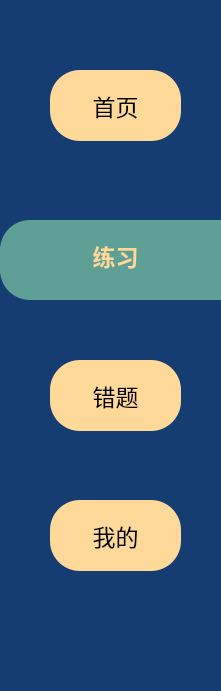
    <widget class="QFrame" name="frame_9">
     <property name="geometry">
      <rect>
       <x>40</x>
       <y>40</y>
       <width>221</width>
       <height>691</height>
      </rect>
     </property>
     <property name="styleSheet">
      <string notr="true">QFrame{
	background-color: rgb(21,61,114);
	border-top-left-radius:30px;
	border-bottom-left-radius:30px;
}</string>
     </property>
     <property name="frameShape">
      <enum>QFrame::StyledPanel</enum>
     </property>
     <property name="frameShadow">
      <enum>QFrame::Raised</enum>
     </property>
     <widget class="QPushButton" name="Bt_wrong_1">
      <property name="geometry">
       <rect>
        <x>50</x>
        <y>360</y>
        <width>131</width>
        <height>71</height>
       </rect>
      </property>
      <property name="font">
       <font>
        <pointsize>17</pointsize>
        <weight>50</weight>
        <bold>false</bold>
       </font>
      </property>
      <property name="styleSheet">
       <string notr="true">QPushButton{
	background-color: rgb(255, 217, 154);
	color: rgb(0, 0, 0);
	border-radius:30px

}
QPushButton:pressed{
	padding-left:5px;
	padding-top:5px;
}</string>
      </property>
      <property name="text">
       <string>错题</string>
      </property>
     </widget>
     <widget class="QPushButton" name="Bt_setting_1">
      <property name="geometry">
       <rect>
        <x>50</x>
        <y>500</y>
        <width>131</width>
        <height>71</height>
       </rect>
      </property>
      <property name="font">
       <font>
        <pointsize>17</pointsize>
        <weight>50</weight>
        <bold>false</bold>
       </font>
      </property>
      <property name="styleSheet">
       <string notr="true">QPushButton{
	background-color: rgb(255, 217, 154);
	color: rgb(0, 0, 0);
	border-radius:30px

}
QPushButton:pressed{
	padding-left:5px;
	padding-top:5px;
}</string>
      </property>
      <property name="text">
       <string>我的</string>
      </property>
     </widget>
     <widget class="QFrame" name="frame_10">
      <property name="geometry">
       <rect>
        <x>0</x>
        <y>220</y>
        <width>221</width>
        <height>80</height>
       </rect>
      </property>
      <property name="styleSheet">
       <string notr="true">background-color: rgb(94,159,150);
border-top-left-radius:30px;
border-bottom-left-radius:30px</string>
      </property>
      <property name="frameShape">
       <enum>QFrame::StyledPanel</enum>
      </property>
      <property name="frameShadow">
       <enum>QFrame::Raised</enum>
      </property>
      <widget class="QPushButton" name="Bt_exercise_1">
       <property name="geometry">
        <rect>
         <x>50</x>
         <y>0</y>
         <width>131</width>
         <height>71</height>
        </rect>
       </property>
       <property name="font">
        <font>
         <pointsize>17</pointsize>
         <weight>75</weight>
         <bold>true</bold>
         <underline>false</underline>
         <strikeout>false</strikeout>
        </font>
       </property>
       <property name="styleSheet">
        <string notr="true">color:rgb(255,217,154)</string>
       </property>
       <property name="text">
        <string>练习</string>
       </property>
      </widget>
     </widget>
     <widget class="QPushButton" name="Bt_main_1">
      <property name="geometry">
       <rect>
        <x>50</x>
        <y>70</y>
        <width>131</width>
        <height>71</height>
       </rect>
      </property>
      <property name="font">
       <font>
        <pointsize>17</pointsize>
        <weight>50</weight>
        <bold>false</bold>
       </font>
      </property>
      <property name="styleSheet">
       <string notr="true">QPushButton{
	background-color: rgb(255, 217, 154);
	color: rgb(0, 0, 0);
	border-radius:30px

}
QPushButton:pressed{
	padding-left:5px;
	padding-top:5px;
}</string>
      </property>
      <property name="text">
       <string>首页</string>
      </property>
     </widget>
     <zorder>frame_10</zorder>
     <zorder>Bt_wrong_1</zorder>
     <zorder>Bt_setting_1</zorder>
     <zorder>Bt_main_1</zorder>
    </widget>
